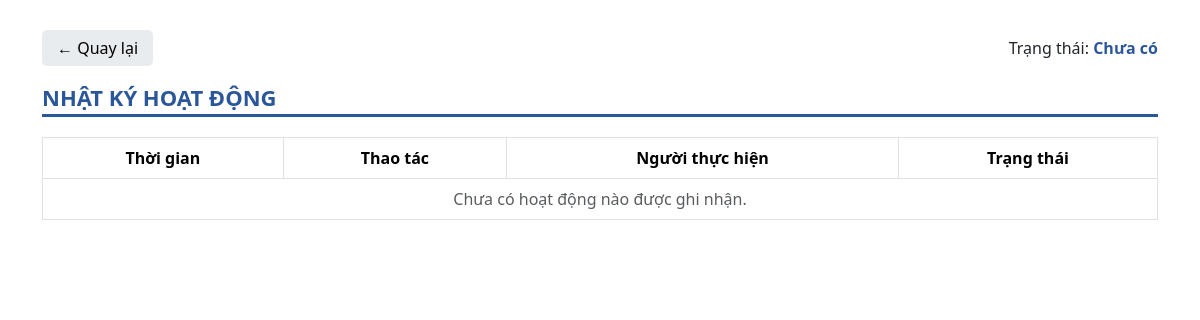
Page /vanbanden/12/nhatkyhoatdong/ (signed in) on the earlier database version.
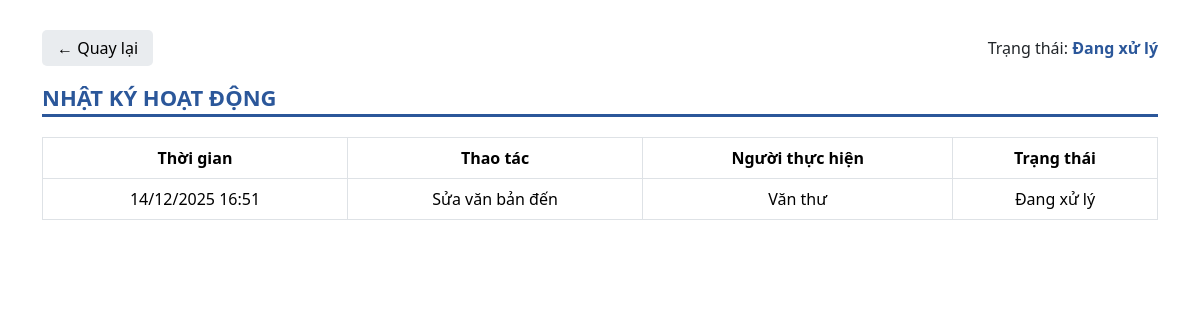
Same page on the later database version.
### QLVB/models.py (models this page shows, shortened)
class NhatKyCongViec(models.Model):
   PhanCong = models.ForeignKey(PhanCongCongViec, on_delete=models.CASCADE, related_name='nhatky', null=True, blank=True)
   ThoiGian = models.DateTimeField(auto_now_add=True)
   ThaoTac = models.TextField("Thao tác")
   TrangThai = models.CharField(max_length=50, choices=TrangThaiCongViec.choices)
   NguoiThucHien = models.ForeignKey(settings.AUTH_USER_MODEL, on_delete=models.CASCADE, verbose_name="Người thực hiện")
   MaVBDen = models.ForeignKey(
       'VanBanDen',
       on_delete=models.CASCADE,
       null=True, blank=True,
       related_name="nhatky_vbden"
   )
   MaVBDi = models.ForeignKey(
       'VanBanDi',
       on_delete=models.CASCADE,
       null=True, blank=True,
       related_name="nhatky_vbdi"
   )

### accounts/models.py (models this page shows, shortened)
class User(AbstractUser):
    ho_ten = models.CharField("Họ tên", max_length=100, blank=True, null=True)
    sdt = models.CharField("Số điện thoại", max_length=15, blank=True, null=True)
    email = models.EmailField("Email", unique=True, blank=True, default='')
    VAITRO_CHOICES = [
        ('NV', 'Nhân Viên'), ('QL', 'Quản Lý'),
        ('VT', 'Văn Thư'), ('TP', 'Trưởng Phòng'),
    ]
    vai_tro = models.CharField("Vai trò", max_length=2, choices=VAITRO_CHOICES, blank=True, null=True)
    ma_phong_ban = models.ForeignKey(
        'QLVB.PhongBan',  # ← Đổi thành chuỗi 'app_label.ModelName'
        on_delete=models.SET_NULL,
        null=True,
        blank=True,
        related_name='nhan_viens',
        verbose_name="Phòng ban"
    )
    class Meta:
        verbose_name = "Nhân viên"
        verbose_name_plural = "Nhân viên"  # đã bỏ dấu chấm thừa

### QLVB/views.py (the view)
# urls.py: path('<str:loaivanban>/<int:vanban_id>/nhatkyhoatdong/', views.nhat_ky_hoat_dong, name='nhatkyhoatdong'),
@login_required
@permission_required('QLVB.xem_nhatky_vanbanden', raise_exception=True)
def nhat_ky_hoat_dong(request, loaivanban, vanban_id):
   if loaivanban == 'vanbanden':
       vanban = get_object_or_404(VanBanDen, id=vanban_id)
       nhatky = NhatKyCongViec.objects.filter(MaVBDen=vanban).order_by('ThoiGian')
   elif loaivanban == 'vanbandi':
       vanban = get_object_or_404(VanBanDi, id=vanban_id)
       nhatky = NhatKyCongViec.objects.filter(MaVBDi=vanban).order_by('ThoiGian')
   else:
       nhatky = []
       vanban = None
   context = {
       'loaivanban': loaivanban,
       'vanban': vanban,
       'nhatky': nhatky,
   }
   return render(request, 'QLVB/nhat_ky_hoat_dong.html', context)

### QLVB/context_processors.py (called while the page is built, shortened)
def thong_bao_context(request):
    today_notifications = []
    week_notifications = []
    old_notifications = []
    notification_count = 0
    if request.user.is_authenticated:
        try:
            nhanvien = NhanVien.objects.get(email=request.user.email)
            all_thong_baos = ThongBao.objects.filter(MaNhanVien=nhanvien).order_by('-NgayTao')
            today = timezone.now().date()
            week_start = today - timedelta(days=today.weekday())
            notification_count = all_thong_baos.filter(DaDoc=False).count()
        except NhanVien.DoesNotExist:
            pass
    return {
        'today_notifications': today_notifications,
        'week_notifications': week_notifications,
        'old_notifications': old_notifications,
        'notification_count': notification_count
    }

### QLVB/templates/QLVB/nhat_ky_hoat_dong.html (shortened to what this page needs)
{% load static %}
<!DOCTYPE html>
<html lang="vi">
<head>
  <link href="https://cdn.jsdelivr.net/npm/bootstrap@5.3.3/dist/css/bootstrap.min.css" rel="stylesheet">
</head>
<body>
<div class="container">
  <div class="d-flex justify-content-between align-items-center mb-2">
    {% if loaivanban == "vanbanden" %}
      <a href="{% url 'chi_tiet_vb_den' vanban.id %}" class="btn-back">← Quay lại</a>
    {% else %}
      <a href="{% url 'vanbandi_detail' vanban.id %}" class="btn-back">← Quay lại</a>
    {% endif %}
    <div class="status-label">
      Trạng thái:
      <span class="status-text">{{ nhatky.last.TrangThai|default:"Chưa có" }}</span>
    </div>
  </div>
  <div class="header-line">
    <div class="page-title">NHẬT KÝ HOẠT ĐỘNG</div>
  </div>
  <table class="table table-bordered">
    <thead>
      <tr>
        <th>Thời gian</th>
        <th>Thao tác</th>
        <th>Người thực hiện</th>
        <th>Trạng thái</th>
      </tr>
    </thead>
    <tbody>
      {% for log in nhatky %}
      <tr>
        <td>{{ log.ThoiGian|date:"d/m/Y H:i" }}</td>
        <td>{{ log.ThaoTac }}</td>
        <td>{{ log.NguoiThucHien.ho_ten|default:"Không rõ" }}</td>
        <td>{{ log.TrangThai }}</td>
      </tr>
      {% empty %}
      <tr>
        <td colspan="4" class="text-muted">Chưa có hoạt động nào được ghi nhận.</td>
      </tr>
      {% endfor %}
    </tbody>
  </table>
</div>
</body>
</html>

Differences in the rows shown:
added NhatKyCongViec: last.TrangThai "Đang xử lý", ThoiGian "14/12/2025 16:51", ThaoTac "Sửa văn bản đến", NguoiThucHien.ho_ten "Văn thư", TrangThai "Đang xử lý"
Other differences:
{{ nhatky.last.TrangThai|default:"Chưa có" }}: "Chưa có" → (not shown)
text no longer shown: "Chưa có hoạt động nào được ghi nhận."
